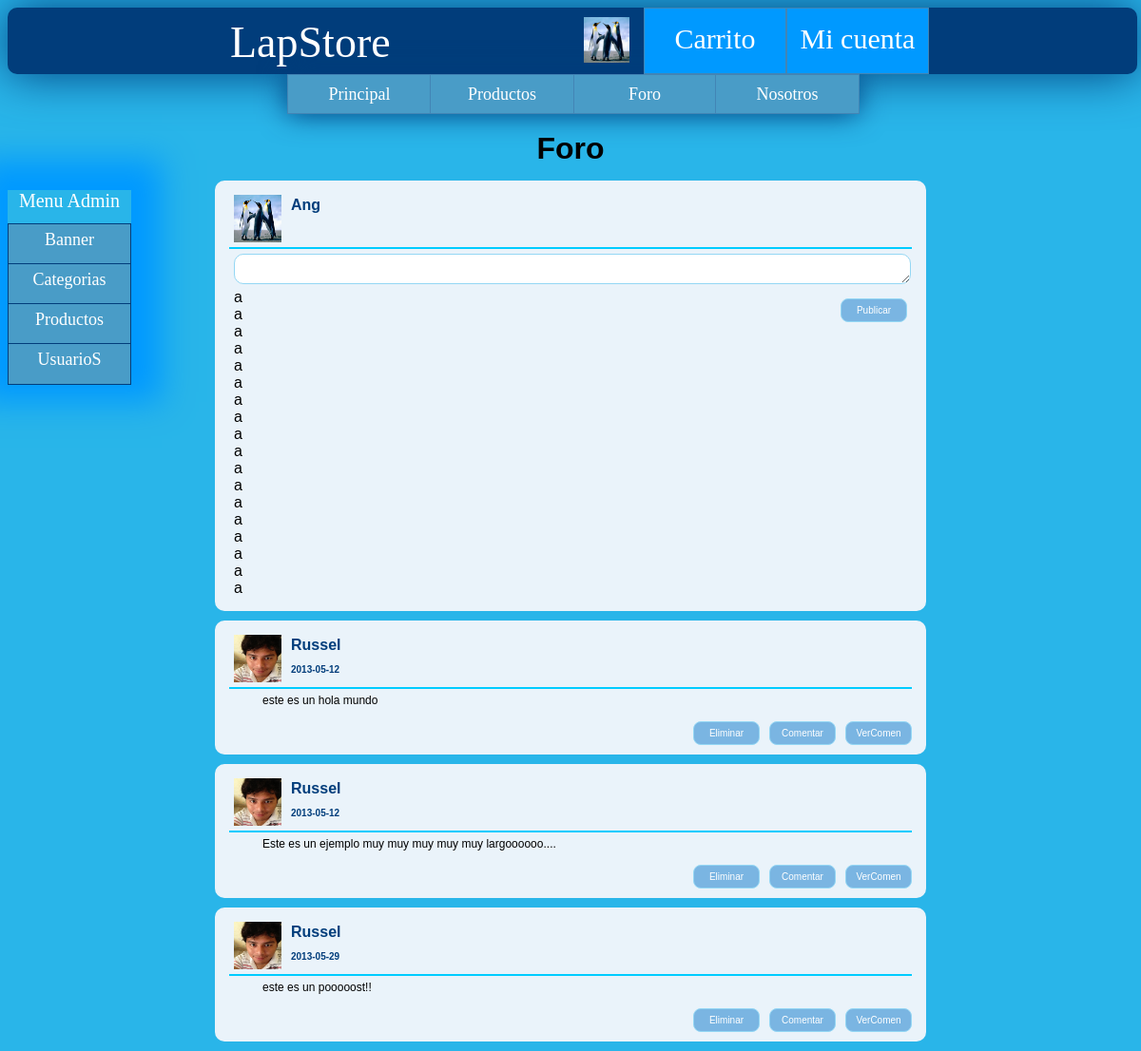
The page /foro.php (signed in) on the database as committed earlier.
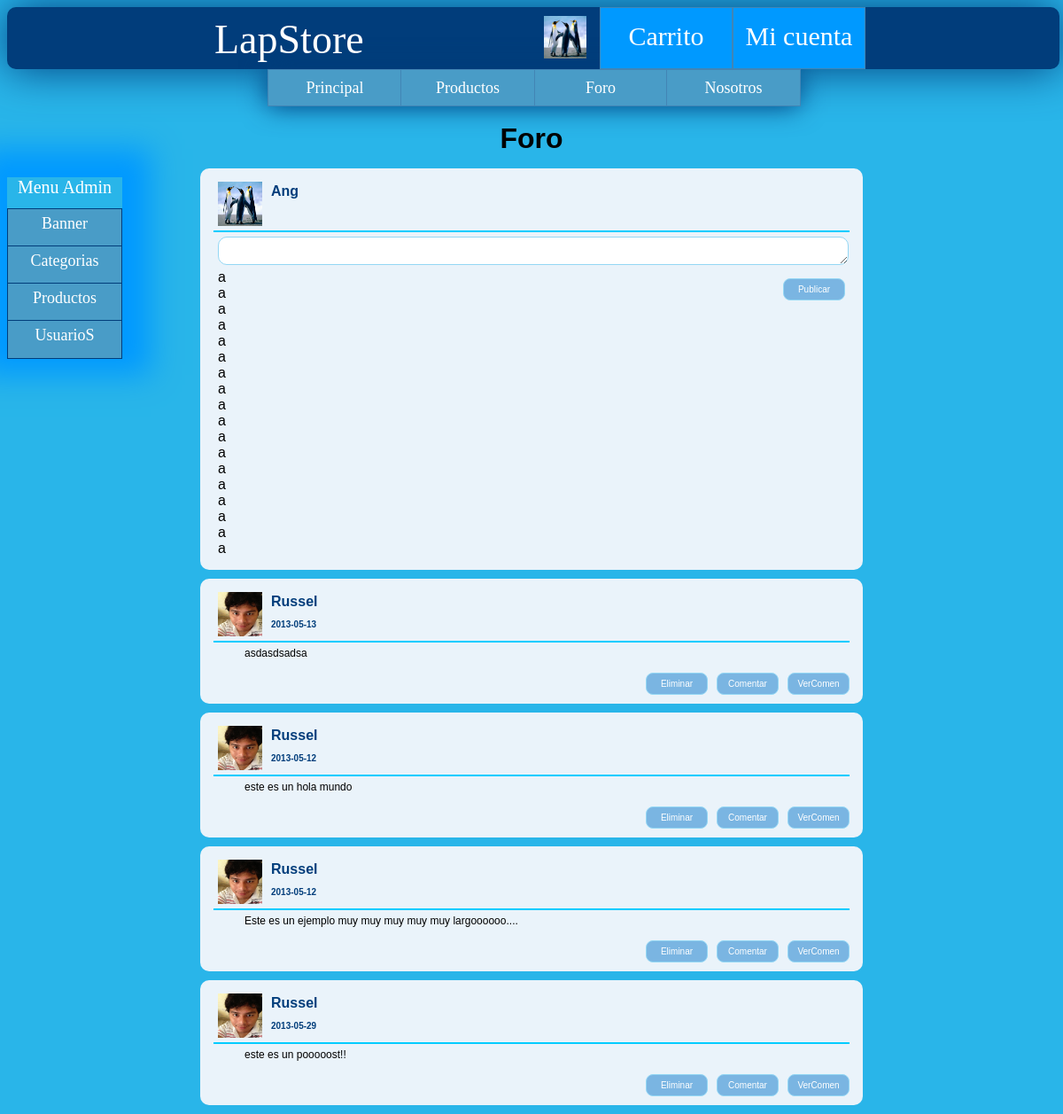
The same page on the database as committed later.
### tables this page shows
CREATE TABLE IF NOT EXISTS `post` (
  `postId` int(11) NOT NULL AUTO_INCREMENT,
  `usuarioId` int(11) NOT NULL,
  `articulo` varchar(1000) DEFAULT NULL,
  `fecha` date DEFAULT NULL,
  `idTema` int(11) NOT NULL,
  `nombrePost` varchar(100) NOT NULL,
  PRIMARY KEY (`postId`),
  KEY `usuarioId` (`usuarioId`)
);

CREATE TABLE IF NOT EXISTS `usuarios` (
  `usuarioId` int(11) NOT NULL AUTO_INCREMENT,
  `email` varchar(80) NOT NULL,
  `nombre` varchar(20) DEFAULT NULL,
  `tipo` int(2) DEFAULT NULL,
  `apellido` varchar(20) DEFAULT NULL,
  `descripcion` varchar(1000) DEFAULT NULL,
  `edad` int(11) DEFAULT NULL,
  `sexo` varchar(1) DEFAULT NULL,
  `url_foto` varchar(80) DEFAULT NULL,
  `contrasenia` varchar(15) DEFAULT NULL,
  PRIMARY KEY (`usuarioId`)
);

### include_php/DB/conexionGeneral.php (called while the page is built, shortened)
<?php
    function selecionarBD($conexion) {
        return mysql_select_db($GLOBALS["base_datos"], $conexion);
    }
    function ejecutarConsulta($query,$onexion) {
        return mysql_query($query, $onexion);
    }
    function cerrarConexion($conexion) {
        return @mysql_close($conexion);
    }
?>

### include_php/DB/foroDB.php (called while the page is built, shortened)
<?php
    include_once 'conexionGeneral.php';
    function obtenerTodosPost(){
        $conexion=abrirConexion();
        $sql = "SELECT * FROM post ORDER BY postId DESC";
        $resultado_peticion = ejecutarConsulta($sql,$conexion);
        $indice=0;
        $posts = array();
        while ($fila = mysql_fetch_array($resultado_peticion)){
            $indice++;
            $posts[$indice]=$fila;
        }
        return $posts;
    }
?>

### include_php/DB/usuarioDB.php (called while the page is built, shortened)
<?php
    include_once 'conexionGeneral.php';
    function obtenerUsuarioPorId($usuarioId){
        $conexion=abrirConexion();
        $sql = "SELECT * FROM usuarios WHERE usuarioId ='".mysql_real_escape_string($usuarioId)."'";
        $resultado_peticion = ejecutarConsulta($sql,$conexion);
        while ($fila = mysql_fetch_array($resultado_peticion)) {
            return $fila;
        }
        return $fila;
    }
    ?>

### include_php/_gestion_foro.php (the view, shortened to what the changed rows need)
<?php
include_once 'DB/foroDB.php';
include_once 'DB/usuarioDB.php';
function listarPosts() {
    $SALTO = "\n";
    $posts = obtenerTodosPost();
    $cadena_post = "";
    foreach ($posts as $post) {
        $usuarioPost = obtenerUsuarioPorId($post['usuarioId']);
        $cadena_post .= '<div class="marco">' . $SALTO;
        $cadena_post .= '    <div id="info_usuario">' . $SALTO;
        $cadena_post .= '        <img src="' . $usuarioPost['url_foto'] . '" alt="icono del usuario"/>' . $SALTO;
        $cadena_post .= '        <span class="usuario">' . $usuarioPost['nombre'] . '</span>' . $SALTO;
        $cadena_post .= '        <span class="fecha">' . $post['fecha'] . '</span>' . $SALTO;
        $cadena_post .= '    </div>' . $SALTO;
        $cadena_post .= '    <div class="articulo">' . $SALTO;
        $cadena_post .= '        <p>' . $post['articulo'] . '</p>' . $SALTO;
        $cadena_post .= '    </div>' . $SALTO;
        $cadena_post .= '       <input type="button" class="boton"  id="verComentario" value="VerComen" onclick="MostrarConsulta(\'respuestas' . $post['postId'] . '\',\'verPostCompleto.php?postId=' . $post['postId'] . '\'); return false" />';
        $cadena_post .= "   <input type=\"button\" class=\"boton\"  id=\"agregar_repost\" value=\"Comentar\" onclick=\"show('nuevo_repost" . $post['postId'] . "','".$post['postId']."')\"/>";
        if ($post['usuarioId'] == $_SESSION['usuarioId'] || $_SESSION['tipo'] == 1) {
            $cadena_post .= "<form action='" . $_SERVER['PHP_SELF'] . "' method='post' >" . $SALTO;
            $cadena_post .= '    <input type="hidden" name="id_post" value="' . $post['postId'] . '"/>' . $SALTO;
            $cadena_post .= '    <input type="hidden" name="id_usuario" value="' . $post['usuarioId'] . '"/>' . $SALTO;
            $cadena_post .= '    <input type="submit" class="boton"  onclick="return confirmarEliminacion()" name="eliminar_post" value="Eliminar"/>' . $SALTO;
            $cadena_post .= '</form>' . $SALTO;
        }
        $cadena_post .= '    <div class="clearboth"></div>' . $SALTO;
        $cadena_post .= '<div class="respuestas" id="respuestas' . $post['postId'] . '">' . $SALTO;
        $cadena_post .= generarFormRespuesta($post['postId']);
        $cadena_post .= '</div>' . $SALTO;
        $cadena_post .= '</div>' . $SALTO;
    }
    return $cadena_post;
}
function generarFormRespuesta($postId) {
    $SALTO = "\n";
    $cadena_responderPost = '  <div class="marco_interno" id="nuevo_repost' . $postId . '" style="display:none;">' . $SALTO;
    $cadena_responderPost .= '<a name="Responder"></a>';
    $cadena_responderPost .= '      <form action="foro.php" method="post" >' . $SALTO;
    $cadena_responderPost .= '          <div id="info_usuario">' . $SALTO;
    $cadena_responderPost .= '              <img src="' . $_SESSION['foto'] . '" alt="icono del usuario"/>' . $SALTO;
    $cadena_responderPost .= '              <span class="usuario">' . $_SESSION["nombre"] . '</span>' . $SALTO;
    $cadena_responderPost .= '              <input type="hidden" name="usuarioId" value="' . $_SESSION["usuarioId"] . '" />' . $SALTO;
    $cadena_responderPost .= '              <input type="hidden" name="postId" value="' . $postId . '" />' . $SALTO;
    $cadena_responderPost .= '              <div class="clearboth"></div>' . $SALTO;
    $cadena_responderPost .= '          </div>' . $SALTO;
    $cadena_responderPost .= '          <div class="articulo_nuevo">' . $SALTO;
    $cadena_responderPost .='               <input type="hidden" name="postId" value="' . $postId . '"/>' . $SALTO;
    $cadena_responderPost .= '              <textarea id="comen_post'.$postId.'" name="comen_repost"></textarea>' . $SALTO;
    $cadena_responderPost .= '              <input type="submit" class="boton"  id="agregar_repost" name="agregar_repost" value="Responder"/> ' . $SALTO;
    $cadena_responderPost .= '          </div>' . $SALTO;
    $cadena_responderPost .= '      </form>' . $SALTO;
    $cadena_responderPost .= '      <div class="clearboth"></div>' . $SALTO;
    $cadena_responderPost .= '  </div>' . $SALTO;
    return $cadena_responderPost;
}
?>

Rows that differ between the two databases and show on the page:
added post: usuarioId.url_foto (picture), usuarioId.nombre "Russel", fecha "2013-05-13", articulo "asdasdsadsa"
